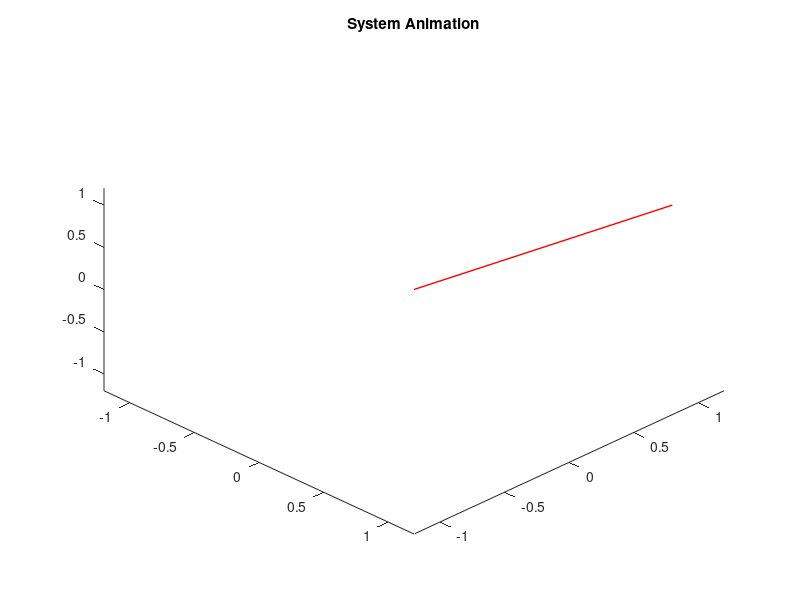

Recreate this plot in MATLAB. (Note: this script raises an error after producing the figure.)
close;

%filename = input('Filename: ');

load vec.dat
h = length(vec);

hold on;
xlim([-1.2 1.2])
ylim([-1.2 1.2])
zlim([-1.2 1.2])
title("System Animation")

vectorLine = plot3([0,1],[0,1],[0,1], 'r', 'Linewidth', 1);
rollLine = plot3([0,0],[0,0],[0,0], 'b', 'Linewidth', 1); 
view(45,45);ho
grid on;

for ii = 1:h
    set(vectorLine,'XData',[0,vec(ii,1)],'YData',[0,vec(ii,2)],'ZData',[0,vec(ii,3)]);
    pause(0.05)
    drawnow
end
